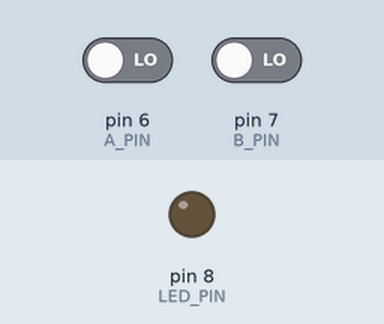
Bench run of a sketch on a simulated Arduino Uno, built with avr-gcc and run on an emulated ATmega328P. Shown: output pins drawn as LEDs (lit = HIGH). The inputs (shaded band) are chosen by the test bench; at power-on: pin 6 (A_PIN) LOW, pin 7 (B_PIN) LOW.

Above: at 1.2 s.
1.3 s: pin 6 (A_PIN) driven HIGH and pin 7 (B_PIN) driven HIGH
At 1.8 s:
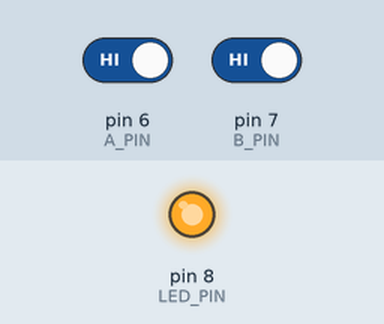
2.8 s: pin 6 (A_PIN) driven LOW
At 4.0 s:
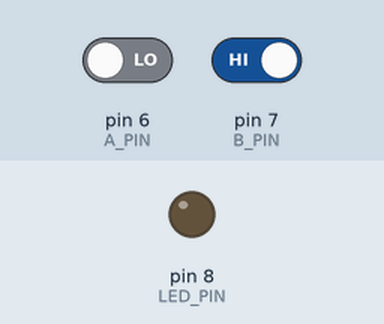
4.3 s: pin 6 (A_PIN) driven HIGH
At 5.3 s:
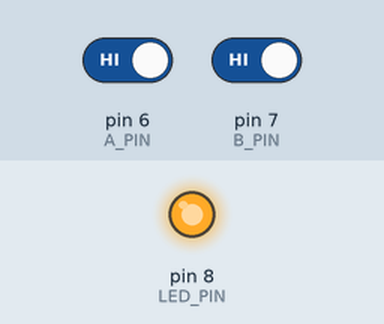
Timing chart, 0 to 7.3 s (numbered marks = the images above; inputs shaded):
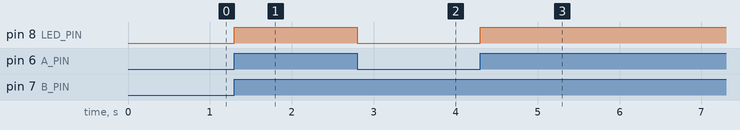

The sketch:

and_a.ino
```cpp
const int A_PIN = 6;     // สวิตช์ A
const int B_PIN = 7;     // สวิตช์ B
const int LED_PIN = 8;

void setup() {
  pinMode(A_PIN, INPUT);
  pinMode(B_PIN, INPUT);
  pinMode(LED_PIN, OUTPUT);
}

void loop() {
  bool a = digitalRead(A_PIN) == HIGH;
  bool b = digitalRead(B_PIN) == HIGH;

  if (a && b) {
    digitalWrite(LED_PIN, HIGH);
  } else {
    digitalWrite(LED_PIN, LOW);
  }
}
```

Measured:
- after the input at 1.3 s, pin 8 (LED_PIN): LOW → HIGH at once
- after the input at 2.8 s, pin 8 (LED_PIN): HIGH → LOW at once
- after the input at 4.3 s, pin 8 (LED_PIN): LOW → HIGH at once
